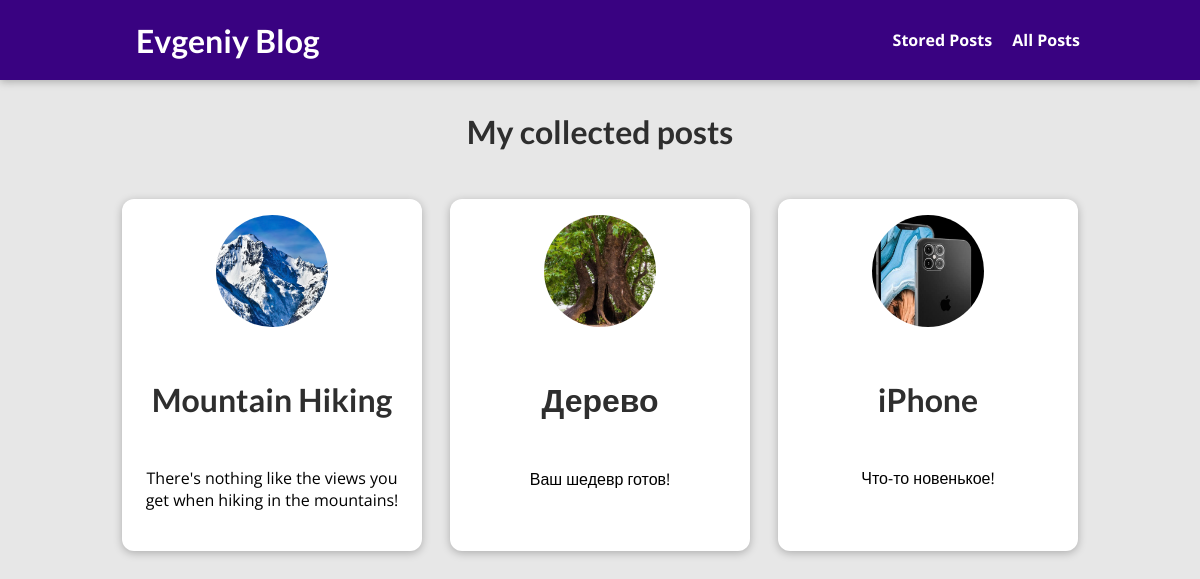
/posts/, run on the app's committed database.
### blog/models.py (models this page shows, shortened)
class Post(models.Model):
  title = models.CharField(max_length=150)
  excerpt = models.CharField(max_length=200)
  image = models.ImageField(upload_to="posts", null=True)
  date = models.DateField(auto_now=True)
  slug = models.SlugField(unique=True, db_index=True)
  content = models.TextField(validators=[MinLengthValidator(10)])
  author = models.ForeignKey(Author, on_delete=models.SET_NULL, null=True, related_name="posts")
  tags = models.ManyToManyField(Tag)

### blog/views.py (the view)
# urls.py: path("posts/", views.AllPostsView.as_view(), name="posts-page"),
class AllPostsView(ListView):
  template_name = "blog/all-posts.html"
  model = Post
  ordering = ["-date"]
  context_object_name = "all_posts"

### blog/templates/blog/all-posts.html (shortened to what this page needs)
{% extends "base.html" %}
{% load static %}
{% block css_files %}
  <link rel="stylesheet" href="{% static 'blog/post.css' %}">
  <link rel="stylesheet" href="{% static 'blog/all-posts.css' %}">
{% endblock %}
{% block content %}
  <section id="all-posts">
    <h2>My collected posts</h2>
    <ul>
      {% for post in all_posts %}
        {% include "blog/includes/post.html" %}
      {% endfor %}
    </ul>
  </section>
{% endblock %}

### blog/templates/blog/includes/post.html
<li>
  <article class="post">
    <a href="{% url 'post-detail-page' post.slug %}">
      <img src="{{ post.image.url }}" alt="{{ post.title }}"/>
      <div class="post__content">
        <h2>{{ post.title }}</h2>
        <p>{{ post.excerpt }}</p>
      </div>
    </a>
  </article>
</li>

### static/app.css (style rules this page uses)
* { box-sizing: border-box; }
html { font-family: 'Open Sans', 'Lato', sans-serif; }
body { margin: 0; }
h1, h2, h3 { font-family: 'Lato', sans-serif; font-weight: bold; }

### blog/static/blog/post.css (style rules this page uses)
.post { display: flex; flex-direction: column; align-items: center; text-align: center; }
.post a { text-decoration: none; color: black; transition: all 0.2s ease; padding: 1rem; }
.post img { width: 5rem; height: 5rem; object-fit: cover; border-radius: 50%; }

### blog/static/blog/all-posts.css (style rules this page uses)
body { background-color: #e7e7e7; }
#all-posts { margin: 7rem auto; width: 90%; max-width: 60rem; }
#all-posts h2 { text-align: center; font-size: 2rem; color: #2e2e2e; margin: 3rem 0; }
ul { list-style: none; margin: 0; padding: 0; display: grid; grid-template-columns: repeat(auto-fill, minmax(17rem, 1fr)); gap: 1.5rem; }
.post img { width: 7rem; height: 7rem; }
.post a { height: 22rem; transform-origin: center; box-shadow: 0 2px 8px rgba(0, 0, 0, 0.25); border-radius: 12px; background-color: white; max-width: 300px; width: 100%; }

### data on the page
Post: image (picture), title "Mountain Hiking", excerpt "There's nothing like the views you get when hiking in the mountains!"
Post: image (picture), title "Дерево", excerpt "Ваш шедевр готов!"
Post: image (picture), title "iPhone", excerpt "Что-то новенькое!"
